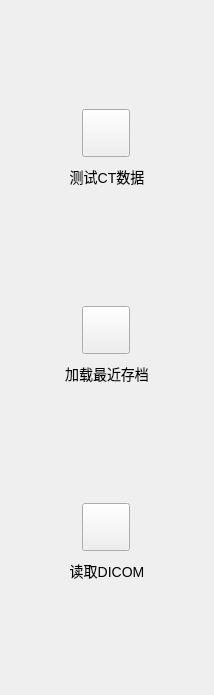
<?xml version="1.0" encoding="UTF-8"?>
<ui version="4.0">
 <class>UnitHangzhouData</class>
 <widget class="qMRMLWidget" name="UnitHangzhouData">
  <property name="geometry">
   <rect>
    <x>0</x>
    <y>0</y>
    <width>214</width>
    <height>695</height>
   </rect>
  </property>
  <property name="styleSheet">
   <string notr="true"/>
  </property>
  <layout class="QHBoxLayout" name="horizontalLayout">
   <property name="leftMargin">
    <number>0</number>
   </property>
   <property name="topMargin">
    <number>0</number>
   </property>
   <property name="rightMargin">
    <number>0</number>
   </property>
   <property name="bottomMargin">
    <number>0</number>
   </property>
   <item>
    <spacer name="horizontalSpacer">
     <property name="orientation">
      <enum>Qt::Horizontal</enum>
     </property>
     <property name="sizeType">
      <enum>QSizePolicy::Fixed</enum>
     </property>
     <property name="sizeHint" stdset="0">
      <size>
       <width>25</width>
       <height>20</height>
      </size>
     </property>
    </spacer>
   </item>
   <item>
    <layout class="QVBoxLayout" name="verticalLayout">
     <item>
      <widget class="QWidget" name="widget_2" native="true">
       <property name="minimumSize">
        <size>
         <width>150</width>
         <height>82</height>
        </size>
       </property>
       <property name="maximumSize">
        <size>
         <width>150</width>
         <height>82</height>
        </size>
       </property>
       <property name="styleSheet">
        <string notr="true"/>
       </property>
       <widget class="QPushButton" name="btnDicom">
        <property name="geometry">
         <rect>
          <x>50</x>
          <y>0</y>
          <width>48</width>
          <height>48</height>
         </rect>
        </property>
        <property name="text">
         <string/>
        </property>
       </widget>
       <widget class="QLabel" name="label_2">
        <property name="geometry">
         <rect>
          <x>0</x>
          <y>56</y>
          <width>150</width>
          <height>24</height>
         </rect>
        </property>
        <property name="styleSheet">
         <string notr="true">font:14px;</string>
        </property>
        <property name="text">
         <string>测试CT数据</string>
        </property>
        <property name="alignment">
         <set>Qt::AlignCenter</set>
        </property>
       </widget>
      </widget>
     </item>
     <item>
      <widget class="QWidget" name="widget_3" native="true">
       <property name="minimumSize">
        <size>
         <width>150</width>
         <height>82</height>
        </size>
       </property>
       <property name="maximumSize">
        <size>
         <width>150</width>
         <height>82</height>
        </size>
       </property>
       <property name="styleSheet">
        <string notr="true"/>
       </property>
       <widget class="QPushButton" name="btnDicom_2">
        <property name="geometry">
         <rect>
          <x>50</x>
          <y>0</y>
          <width>48</width>
          <height>48</height>
         </rect>
        </property>
        <property name="text">
         <string/>
        </property>
       </widget>
       <widget class="QLabel" name="label_3">
        <property name="geometry">
         <rect>
          <x>0</x>
          <y>56</y>
          <width>150</width>
          <height>24</height>
         </rect>
        </property>
        <property name="styleSheet">
         <string notr="true">font:14px;</string>
        </property>
        <property name="text">
         <string>加载最近存档</string>
        </property>
        <property name="alignment">
         <set>Qt::AlignCenter</set>
        </property>
       </widget>
      </widget>
     </item>
     <item>
      <widget class="QWidget" name="widget_4" native="true">
       <property name="minimumSize">
        <size>
         <width>150</width>
         <height>82</height>
        </size>
       </property>
       <property name="maximumSize">
        <size>
         <width>150</width>
         <height>82</height>
        </size>
       </property>
       <property name="styleSheet">
        <string notr="true"/>
       </property>
       <widget class="QPushButton" name="btnDicom_3">
        <property name="geometry">
         <rect>
          <x>50</x>
          <y>0</y>
          <width>48</width>
          <height>48</height>
         </rect>
        </property>
        <property name="text">
         <string/>
        </property>
       </widget>
       <widget class="QLabel" name="label_4">
        <property name="geometry">
         <rect>
          <x>0</x>
          <y>56</y>
          <width>150</width>
          <height>24</height>
         </rect>
        </property>
        <property name="styleSheet">
         <string notr="true">font:14px;</string>
        </property>
        <property name="text">
         <string>读取DICOM</string>
        </property>
        <property name="alignment">
         <set>Qt::AlignCenter</set>
        </property>
       </widget>
      </widget>
     </item>
    </layout>
   </item>
   <item>
    <spacer name="horizontalSpacer_2">
     <property name="orientation">
      <enum>Qt::Horizontal</enum>
     </property>
     <property name="sizeType">
      <enum>QSizePolicy::Fixed</enum>
     </property>
     <property name="sizeHint" stdset="0">
      <size>
       <width>25</width>
       <height>20</height>
      </size>
     </property>
    </spacer>
   </item>
  </layout>
 </widget>
 <customwidgets>
  <customwidget>
   <class>qMRMLWidget</class>
   <extends>QWidget</extends>
   <header>qMRMLWidget.h</header>
   <container>1</container>
  </customwidget>
 </customwidgets>
 <resources/>
 <connections/>
</ui>
